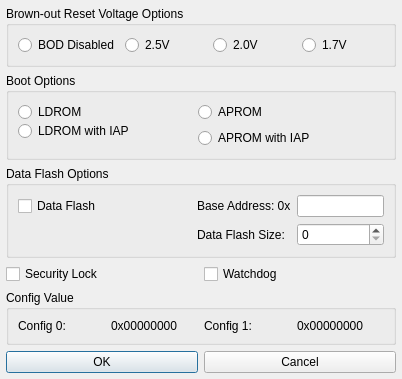
<?xml version="1.0" encoding="UTF-8"?>
<ui version="4.0">
 <class>Dialog</class>
 <widget class="QDialog" name="Dialog">
  <property name="geometry">
   <rect>
    <x>0</x>
    <y>0</y>
    <width>402</width>
    <height>267</height>
   </rect>
  </property>
  <layout class="QGridLayout" name="outer_layout">
   <property name="leftMargin">
    <number>6</number>
   </property>
   <property name="topMargin">
    <number>6</number>
   </property>
   <property name="rightMargin">
    <number>6</number>
   </property>
   <property name="bottomMargin">
    <number>6</number>
   </property>
   <property name="spacing">
    <number>6</number>
   </property>
   <item row="0" column="2" colspan="2">
    <widget class="QGroupBox" name="IDC_GROUP_BROWN_OUT_RESET_VOLTAGE">
     <property name="title">
      <string>Brown-out Reset Voltage Options</string>
     </property>
     <layout class="QHBoxLayout" name="layout_IDC_GROUP_BROWN_OUT_RESET_VOLTAGE">
      <item>
       <widget class="QRadioButton" name="IDC_RADIO_BOV_DISABLE">
        <property name="text">
         <string>BOD Disabled</string>
        </property>
       </widget>
      </item>
      <item>
       <widget class="QRadioButton" name="IDC_RADIO_BOV_0">
        <property name="text">
         <string>2.5V</string>
        </property>
       </widget>
      </item>
      <item>
       <widget class="QRadioButton" name="IDC_RADIO_BOV_1">
        <property name="text">
         <string>2.0V</string>
        </property>
       </widget>
      </item>
      <item>
       <widget class="QRadioButton" name="IDC_RADIO_BOV_2">
        <property name="text">
         <string>1.7V</string>
        </property>
       </widget>
      </item>
     </layout>
    </widget>
   </item>
   <item row="1" column="2" colspan="2">
    <widget class="QGroupBox" name="IDC_GROUP_BOOT_SELECT">
     <property name="title">
      <string>Boot Options</string>
     </property>
     <layout class="QGridLayout" name="layout_IDC_GROUP_BOOT_SELECT" columnstretch="1,1,0,0">
      <item row="0" column="1" rowspan="2" colspan="2">
       <widget class="QRadioButton" name="IDC_RADIO_BS_APROM">
        <property name="text">
         <string>APROM</string>
        </property>
       </widget>
      </item>
      <item row="1" column="0" rowspan="2" colspan="2">
       <widget class="QRadioButton" name="IDC_RADIO_BS_LDROM_APROM">
        <property name="text">
         <string>LDROM with IAP</string>
        </property>
       </widget>
      </item>
      <item row="2" column="1" colspan="3">
       <widget class="QRadioButton" name="IDC_RADIO_BS_APROM_LDROM">
        <property name="text">
         <string>APROM with IAP</string>
        </property>
       </widget>
      </item>
      <item row="0" column="0" rowspan="2">
       <widget class="QRadioButton" name="IDC_RADIO_BS_LDROM">
        <property name="text">
         <string>LDROM</string>
        </property>
       </widget>
      </item>
     </layout>
    </widget>
   </item>
   <item row="4" column="2" colspan="2">
    <widget class="QGroupBox" name="IDC_GROUP_CONFIG_VALUE">
     <property name="title">
      <string>Config Value</string>
     </property>
     <layout class="QHBoxLayout" name="layout_IDC_GROUP_CONFIG_VALUE">
      <item>
       <widget class="QLabel" name="IDC_STATIC_CONFIG_0">
        <property name="text">
         <string>Config 0:</string>
        </property>
       </widget>
      </item>
      <item>
       <widget class="QLabel" name="IDC_STATIC_CONFIG_VALUE_0">
        <property name="text">
         <string>0x00000000</string>
        </property>
       </widget>
      </item>
      <item>
       <widget class="QLabel" name="IDC_STATIC_CONFIG_1">
        <property name="text">
         <string>Config 1:</string>
        </property>
       </widget>
      </item>
      <item>
       <widget class="QLabel" name="IDC_STATIC_CONFIG_VALUE_1">
        <property name="text">
         <string>0x00000000</string>
        </property>
       </widget>
      </item>
     </layout>
    </widget>
   </item>
   <item row="3" column="3">
    <widget class="QCheckBox" name="IDC_CHECK_WDT_ENABLE">
     <property name="text">
      <string>Watchdog</string>
     </property>
    </widget>
   </item>
   <item row="2" column="2" colspan="2">
    <widget class="QGroupBox" name="IDC_GROUP_DATA_FLASH">
     <property name="title">
      <string>Data Flash Options</string>
     </property>
     <layout class="QGridLayout" name="gridLayout" columnstretch="2,1,1">
      <item row="0" column="0">
       <widget class="QCheckBox" name="IDC_CHECK_DATA_FLASH_ENABLE">
        <property name="text">
         <string>Data Flash</string>
        </property>
       </widget>
      </item>
      <item row="0" column="1">
       <widget class="QLabel" name="IDC_STATIC_FLASH_BASE_ADDRESS">
        <property name="text">
         <string>Base Address: 0x</string>
        </property>
       </widget>
      </item>
      <item row="0" column="2">
       <widget class="QLineEdit" name="IDC_EDIT_FLASH_BASE_ADDRESS"/>
      </item>
      <item row="1" column="1">
       <widget class="QLabel" name="IDC_STATIC_DATA_FLASH_SIZE">
        <property name="text">
         <string>Data Flash Size:</string>
        </property>
       </widget>
      </item>
      <item row="1" column="2">
       <widget class="QSpinBox" name="IDC_SPIN_DATA_FLASH_SIZE"/>
      </item>
     </layout>
    </widget>
   </item>
   <item row="3" column="2">
    <widget class="QCheckBox" name="IDC_CHECK_SECURITY_LOCK">
     <property name="text">
      <string>Security Lock</string>
     </property>
    </widget>
   </item>
   <item row="5" column="2">
    <widget class="QPushButton" name="IDOK">
     <property name="text">
      <string>OK</string>
     </property>
    </widget>
   </item>
   <item row="5" column="3">
    <widget class="QPushButton" name="IDCANCEL">
     <property name="text">
      <string>Cancel</string>
     </property>
    </widget>
   </item>
  </layout>
 </widget>
 <resources/>
 <connections/>
</ui>
